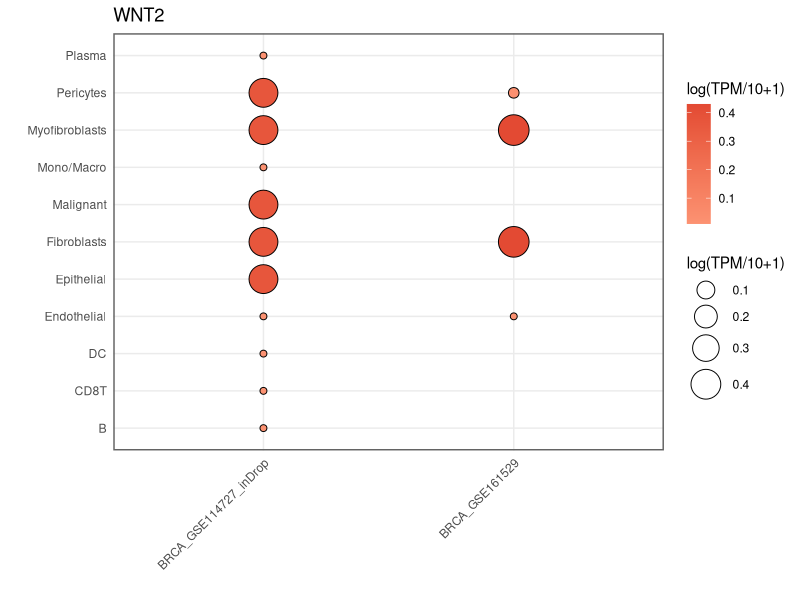
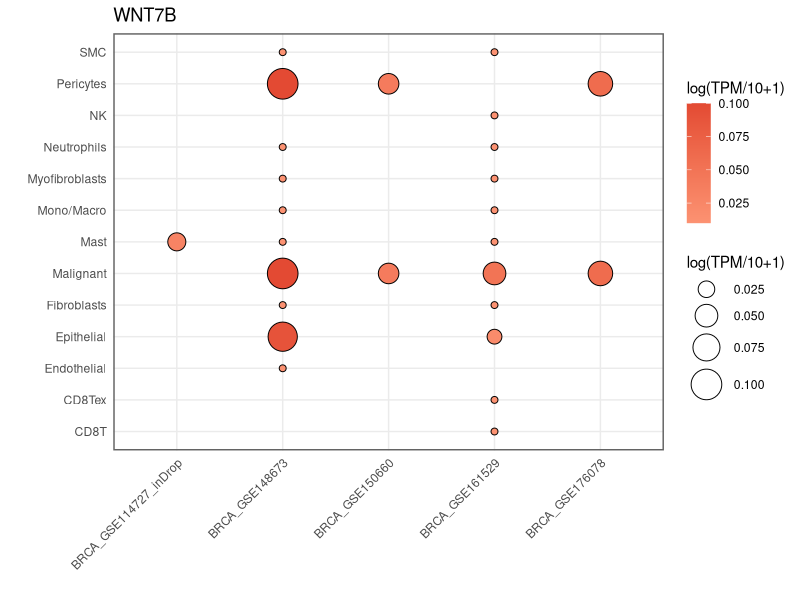
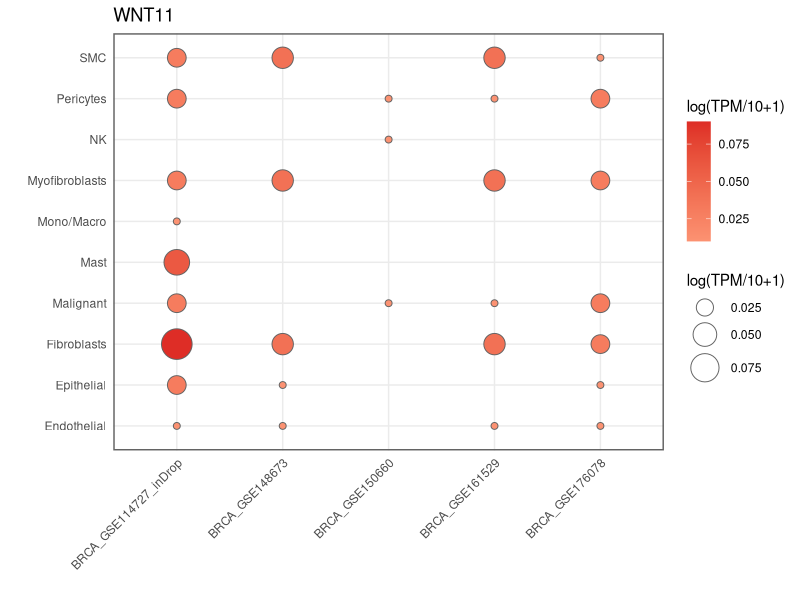

Write R code to recreate these figures, in order.
# Single Cell Analysis
# Author: Muntasim Fuad

# Load required packages
library(tidyverse)
library(openxlsx)

# Load datasets 
wnt2 <- read.csv("Single cell analysis/data/TISCH_WNT2_heatmap.csv")
wnt7b <- read.csv("Single cell analysis/data/TISCH_WNT7B_heatmap.csv")
wnt11 <- read.csv("Single cell analysis/data/TISCH_WNT11_heatmap.csv")

# Filter expression based values less than zero
wnt2 <- wnt2 |> filter(Values > 0)
wnt7b <- wnt7b |> filter(Values > 0)
wnt11 <- wnt11 |> filter(Values > 0)

# ----------------------------------WNT2----------------------------------------
# Generate bubble heatmaps
wnt2_plot <- ggplot(wnt2, aes(x = Datasets, 
                              y = Category, 
                              size = Values, 
                              fill = Values)) +
  geom_point(shape = 21, color = "black") +
  scale_size(range = c(2, 10)) +
  scale_fill_gradient(low = "#fc9272", high = "#e34a33") + 
  theme_minimal() +
  theme(
    axis.text.x = element_text(angle = 45,
                               hjust = 1,
                               vjust = 1),
    panel.border = element_rect(color = "#636363", fill = NA, linewidth = 1),
    legend.position = "right"
  ) +
  guides(
    fill = guide_colorbar(order = 1),
    size = guide_legend(order = 2)) +
  labs(title = "WNT2",
       x = "",
       y = "",
       size = "log(TPM/10+1)",
       fill = "log(TPM/10+1)")

# Save the plots
ggsave(filename = "Single cell analysis/figures/WNT2.png",
       plot = wnt2_plot,
       width = 4,
       height = 8,
       units = "in",
       dpi = 300,
       bg = "white")

# ----------------------------------WNT7B---------------------------------------
# Generate bubble heatmaps
wnt7b_plot <- ggplot(wnt7b, aes(x = Datasets, 
                              y = Category, 
                              size = Values, 
                              fill = Values)) +
  geom_point(shape = 21, color = "black") +
  scale_size(range = c(2, 10)) +
  scale_fill_gradient(low = "#fc9272", high = "#e34a33") + 
  theme_minimal() +
  theme(
    axis.text.x = element_text(angle = 45,
                               hjust = 1,
                               vjust = 1),
    panel.border = element_rect(color = "#636363", fill = NA, linewidth = 1),
    legend.position = "right")+
  guides(
    fill = guide_colorbar(order = 1),
    size = guide_legend(order = 2)) +
      labs(title = "WNT7B",
       x = "",
       y = "",
       size = "log(TPM/10+1)",
       fill = "log(TPM/10+1)")

# Save the plots
ggsave(filename = "Single cell analysis/figures/WNT7B.png",
       plot = wnt7b_plot,
       width = 4,
       height = 8,
       units = "in",
       dpi = 300,
       bg = "white")

# ----------------------------------WNT11---------------------------------------
# Generate bubble heatmaps
wnt11_plot <- ggplot(wnt11, aes(x = Datasets, 
                                y = Category, 
                                size = Values, 
                                fill = Values)) +
  geom_point(shape = 21, color = "#636363") +
  scale_size(range = c(2, 10)) +
  scale_fill_gradient(low = "#fc9272", high = "#de2d26") + 
  theme_minimal() +
  theme(
    axis.text.x = element_text(angle = 45,
                               hjust = 1,
                               vjust = 1),
    panel.border = element_rect(color = "#636363", fill = NA, linewidth = 1),
    legend.position = "right"
  ) +
  guides(
    fill = guide_colorbar(order = 1),
    size = guide_legend(order = 2)) +
  labs(title = "WNT11",
       x = "",
       y = "",
       size = "log(TPM/10+1)",
       fill = "log(TPM/10+1)")

# Save the plots
ggsave(filename = "Single cell analysis/figures/WNT11.png",
       plot = wnt11_plot,
       width = 4,
       height = 8,
       units = "in",
       dpi = 300,
       bg = "white")
# ------------------------------------------------------------------------------
# Export outputs
write.xlsx(wnt2,"Single cell analysis/outputs/WNT2.xlsx")
write.xlsx(wnt7b,"Single cell analysis/outputs/WNT7B.xlsx")
write.xlsx(wnt11,"Single cell analysis/outputs/WNT11.xlsx")